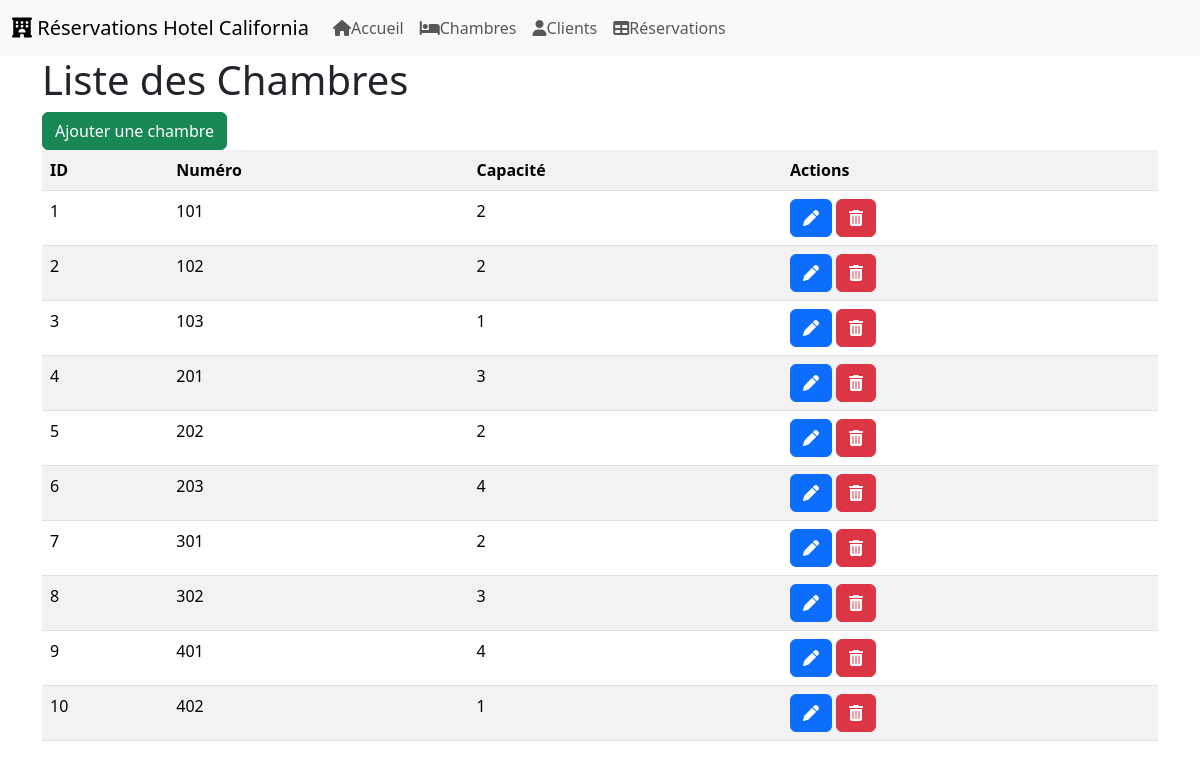
Page /chambres/listChambres.php on the committed database.
### tables this page shows
CREATE TABLE chambres (
    id INT AUTO_INCREMENT PRIMARY KEY,
    numero VARCHAR(10) NOT NULL UNIQUE,
    capacite INT NOT NULL
);

### chambres/listChambres.php (the view, shortened to what this page needs)
<?php
$conn = openDatabaseConnection();
$stmt = $conn->query("SELECT * FROM chambres ORDER BY numero");
$chambres = $stmt->fetchAll(PDO::FETCH_ASSOC);
?>
<!DOCTYPE html>
<html lang="fr">
<head>
    <link href="https://cdnjs.cloudflare.com/ajax/libs/font-awesome/6.7.2/css/all.min.css"rel="stylesheet">
    <link href="https://cdn.jsdelivr.net/npm/bootstrap@5.3.3/dist/css/bootstrap.min.css" rel="stylesheet"
>
</head>
<body>
    <?php include '../assets/navbar.php'; ?>
    <div class="container">
    <h1>Liste des Chambres</h1>
    <div class="actions">
    <a href="createChambre.php" class="btn btn-success" >Ajouter une chambre</a>
    </div>
    <table class = "table table-striped">
        <tr>
            <th>ID</th>
            <th>Numéro</th>
            <th>Capacité</th>
            <th>Actions</th>
        </tr>
        <?php foreach($chambres as $chambre): ?>
        <tr>
            <td><?= $chambre['id'] ?></td>
            <td><?= $chambre['numero'] ?></td>
            <td><?= $chambre['capacite'] ?></td>
            <td>
                <a href="editChambre.php?id=<?= $chambre['id'] ?>" class="btn btn-primary" ><i class="fas fa-pen"></i></a>
                <a href="deleteChambre.php?id=<?= $chambre['id'] ?>" class="btn btn-danger"
                    onclick="return confirm('Êtes-vous sûr?')"><i class="fa-solid fa-trash-can"></i>
                </a>
            </td>
        </tr>
        <?php endforeach; ?>
    </table>
    </div>
</body>
</html>

### assets/navbar.php (shortened to what this page needs)
<!DOCTYPE html>
<html lang="en">
<head>
    <link href="https://cdnjs.cloudflare.com/ajax/libs/font-awesome/6.7.2/css/all.min.css" rel="stylesheet">
</head>
<body>
</body>
</html>
<nav class="navbar navbar-expand-lg navbar-light bg-light">
    <div class="container-fluid">
        <a class="navbar-brand" href="/projet_hotel_california_b/index.php"><i class="fas fa-hotel"></i>
            Réservations Hotel California</a>
        <div class="collapse navbar-collapse" id="navbarNav">
            <ul class="navbar-nav">
                <li class="nav-item">
                    <a class="nav-link" aria-current="page" href="/projet_hotel_california_b/index.php">
                        <i class="fas fa-home"></i>Accueil</a>
                    </li>
                    <li class="nav-item">
                        <a class="nav-link" href="/projet_hotel_california_b/chambres/listChambres.php">
                        <i class="fas fa-bed"></i>Chambres</a>
                </li>
                <li class="nav-item">
                    <a class="nav-link" href="/projet_hotel_california_b/clients/listClients.php">
                        <i class="fas fa-user"></i>Clients</a>
                </li>
                <li class="nav-item">
                    <a class="nav-link" href="/projet_hotel_california_b/reservations/listReservations.php">
                        <i class="fas fa-table"></i>Réservations</a>
                </li>
            </ul>
        </div>
    </div>
</nav>

### rows in the picture
chambres: id "1", numero "101", capacite "2"
chambres: id "2", numero "102", capacite "2"
chambres: id "3", numero "103", capacite "1"
chambres: id "4", numero "201", capacite "3"
chambres: id "5", numero "202", capacite "2"
chambres: id "6", numero "203", capacite "4"
chambres: id "7", numero "301", capacite "2"
chambres: id "8", numero "302", capacite "3"
chambres: id "9", numero "401", capacite "4"
chambres: id "10", numero "402", capacite "1"
